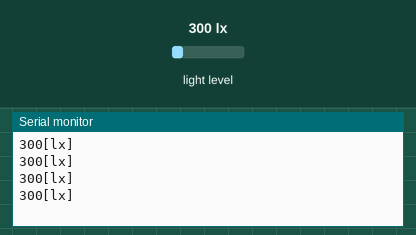
Recording of a sketch running on a simulated Arduino Uno, built with avr-gcc and run on an emulated ATmega328P. Shown: the last lines printed to the serial monitor. Wiring (inferred from the names in the program): BH1750 light sensor at I2C address 0x23; BH1750 light sensor at I2C address 0x5C. Inputs (shaded band) come from the test bench; at power-on: light level 300 lx.

Above: at 1.2 s.
1.3 s: light level set to 40 lx
At 1.86 s:
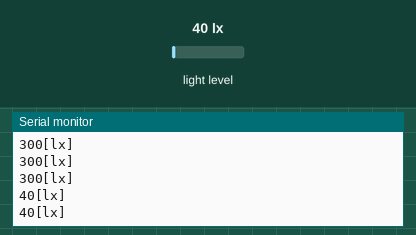
2.8 s: light level set to 500 lx
At 3.06 s:
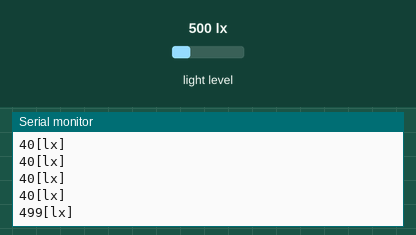
Timing chart, 0 to 5.8 s (numbered marks = the images above; inputs shaded):
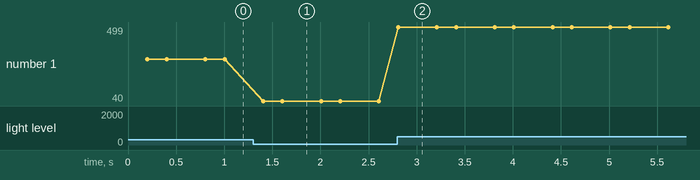

The sketch:

BH1750.ino
```cpp
#include <Wire.h> //BH1750 IIC Mode
#include <math.h>
int Sen1 = 0x23; //setting i2c address
int Sen2 = 0x5C;

byte buff[2];

void setup()
{
  Wire.begin();
  Serial.begin(57600);//init Serail band rate
}

void loop()
{
  int i;
  uint16_t val1=0, val2=0;

  BH1750_Init(Sen1);
  delay(200);

  if(2==BH1750_Read(Sen1))
  {
    val1=((buff[0]<<8)|buff[1])/1.2;
    Serial.print(val1,DEC);
    Serial.println("[lx]");
  }
  delay(200);

  if(2==BH1750_Read(Sen2))
  {
    val2=((buff[0]<<8)|buff[1])/1.2;
    Serial.print(val2,DEC);
    Serial.println("[lx]");
  }
  delay(200);
}

int BH1750_Read(int address) //
{
  int i=0;
  Wire.beginTransmission(address);
  Wire.requestFrom(address, 2);
  while(Wire.available()) //
  {
    buff[i] = Wire.read();  // receive one byte
    i++;
  }
  Wire.endTransmission();
  return i;
}

void BH1750_Init(int address)
{
  Wire.beginTransmission(address);
  Wire.write(0x10);//1lx reolution 120ms
  Wire.endTransmission();
}
```

Measured:
- after the input at 1.3 s, the serial monitor: prints a new line after 0.10 s (image 1)
- after the input at 2.8 s, the serial monitor: prints a new line at once (image 2)
- plotted number 1: 300 → 40 after the input at 1.3 s, 40 → 499 after the input at 2.8 s
